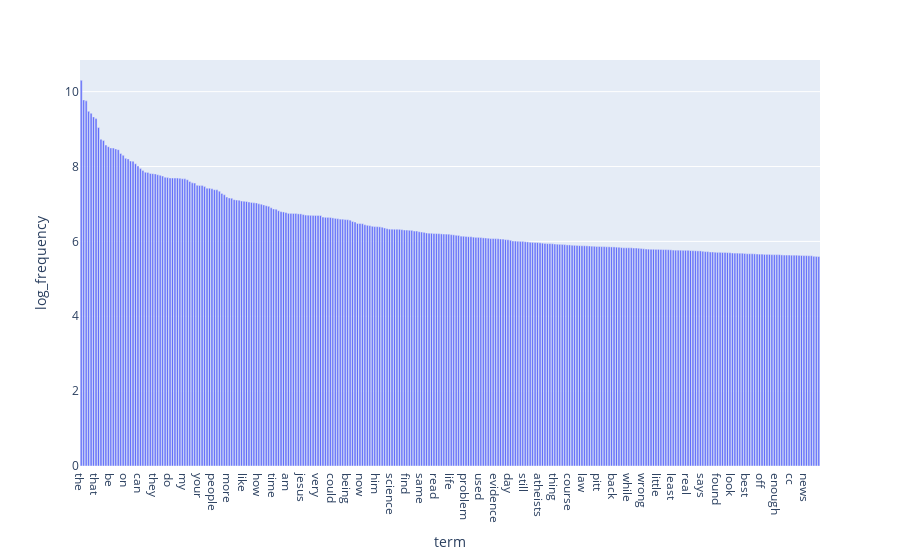

Notebook code cell kept with this figure:
### Markdown cell above
### >>> **Exercise 15 (take home):** 
You can copy the code from the previous exercise and change the 'term_frequencies' variable for the 'term_frequencies_log', comment about the differences that you observe and talk about other possible insights that we can get from a log distribution.

### Code cell
# Answer here

# we'll just copy the code from the last exercise and apply the log to the y-values

# take the log
# add 1 to avoid log 0
sorted_freq_df['log_frequency'] = np.log(sorted_freq_df['frequency'] + 1)

fig = px.bar(sorted_freq_df.head(300), x="term", y="log_frequency")
fig.show()

# The log scale squishes the huge values and stretches the small values. instead of a drop-off like before, the slope looks smoother (to me)
# makes it easy to see the differences between the less frequent words
# In first chart, all the words after first 25 look like they have small freq but in the log chartsome are more frequent than others

### Figure 1 — Plotly figure (JSON) as saved in the notebook; plotly's stock layout.template omitted (floating-point values rounded to 4 significant figures; data arrays with more than 128 entries replaced by an {"elided": "..."} marker saying what was removed)
{"data": [{"hovertemplate": "term=%{x}<br>log_frequency=%{y}<extra></extra>", "legendgroup": "", "marker": {"color": "#636efa", "pattern": {"shape": ""}}, "name": "", "orientation": "v", "showlegend": false, "textposition": "auto", "type": "bar", "x": {"elided": "300 str values"}, "xaxis": "x", "y": {"elided": "300 float values"}, "yaxis": "y"}], "layout": {"barmode": "relative", "legend": {"tracegroupgap": 0}, "margin": {"t": 60}, "xaxis": {"anchor": "y", "domain": [0, 1], "title": {"text": "term"}}, "yaxis": {"anchor": "x", "domain": [0, 1], "title": {"text": "log_frequency"}}}}
